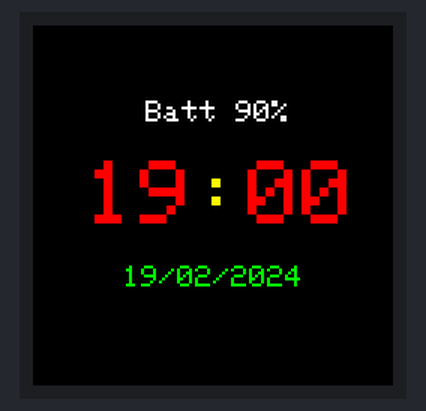
Bench run of a sketch on a simulated Seeed XIAO (SAMD21). On the bench: 240×240 colour display.

Above: at 0.3 s.
At 60.4 s:
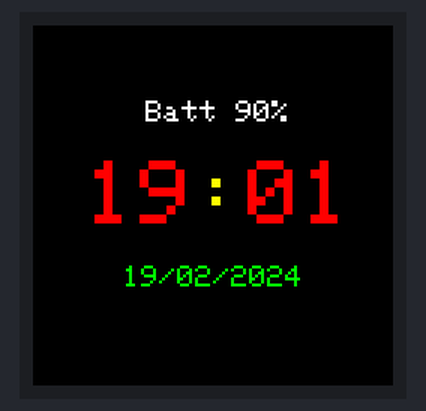
At 120.4 s:
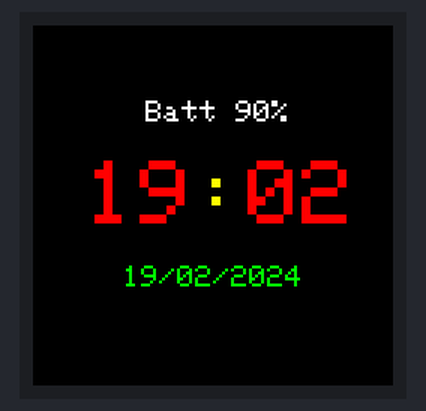

The sketch:

sabrinaWatch.ino
```cpp
#include "SPI.h"
#include "Adafruit_GFX.h"
#include "Adafruit_GC9A01A.h"
#include <TimeLib.h>

// Define pins for display interface. You'll probably need to edit this for
// your own needs:

#if defined(ARDUINO_SEEED_XIAO_RP2040)

// Pinout when using Seed Round Display for XIAO in combination with
// Seeed XIAO RP2040. Other (non-RP2040) XIAO boards, any Adafruit Qt Py
// boards, and other GC9A01A display breakouts will require different pins.
#define TFT_CS D1  // Chip select
#define TFT_DC D3  // Data/command
#define TFT_BL D6  // Backlight control

#else  // ALL OTHER BOARDS - EDIT AS NEEDED

// Other RP2040-based boards might not have "D" pin defines as shown above
// and will use GPIO bit numbers. On non-RP2040 boards, you can usually use
// pin numbers silkscreened on the board.
#define TFT_DC 7
#define TFT_CS 10
// If display breakout has a backlight control pin, that can be defined here
// as TFT_BL. On some breakouts it's not needed, backlight is always on.

#endif

// Display constructor for primary hardware SPI connection -- the specific
// pins used for writing to the display are unique to each board and are not
// negotiable. "Soft" SPI (using any pins) is an option but performance is
// reduced; it's rarely used, see header file for syntax if needed.
Adafruit_GC9A01A tft(TFT_CS, TFT_DC);


void setup() {
  Serial.begin(9600);  //initialize serial monitor to print out debug messages

  setTime(19, 0, 0, 19, 2, 2024);  //hard code time for now

  tft.begin();                    //initialize font printing object
  tft.fillScreen(GC9A01A_BLACK);  //fill the screen with black to clear out


#if defined(TFT_BL)
  pinMode(TFT_BL, OUTPUT);
  digitalWrite(TFT_BL, HIGH);  // Backlight on
#endif                         // end TFT_BL
}

void loop(void) {

  tft.fillScreen(GC9A01A_BLACK);  //fill the screen with black to clear out
  testText();    //print
  delay(60000);  //check to print every second
}


unsigned long testText() {
  //tft.fillScreen(GC9A01A_BLACK);

  time_t currTime = now();  //get the current time
  int currMin = minute(currTime);
  char minStr[12];
  if (currMin < 10) {
    sprintf(minStr, "%02d", currMin);
  }


  unsigned long start = micros();
  tft.setCursor(75, 50);
  tft.setTextSize(2);
  tft.setTextColor(GC9A01A_WHITE);
  tft.print("Batt 90%");
  tft.setCursor(35, 90);
  tft.setTextColor(GC9A01A_RED);
  tft.setTextSize(6);
  tft.print(hour(currTime));
  tft.setTextColor(GC9A01A_YELLOW);
  tft.setTextSize(6);
  tft.print(":");
  tft.setTextColor(GC9A01A_RED);
  tft.setTextSize(6);
  tft.print(minStr);
  tft.println();
  tft.setTextColor(GC9A01A_GREEN);
  tft.setTextSize(2);
  tft.setCursor(60, 160);

  // Format date as DD/MM/YYYY
  char dateStr[12];
  sprintf(dateStr, "%02d/%02d/%04d", day(currTime), month(currTime), year(currTime));

  tft.println(dateStr);

  return micros() - start;
}
```

Measured:
- what the display in image 0 shows lasts 60.0 s, from 0.3 s to 60.3 s
